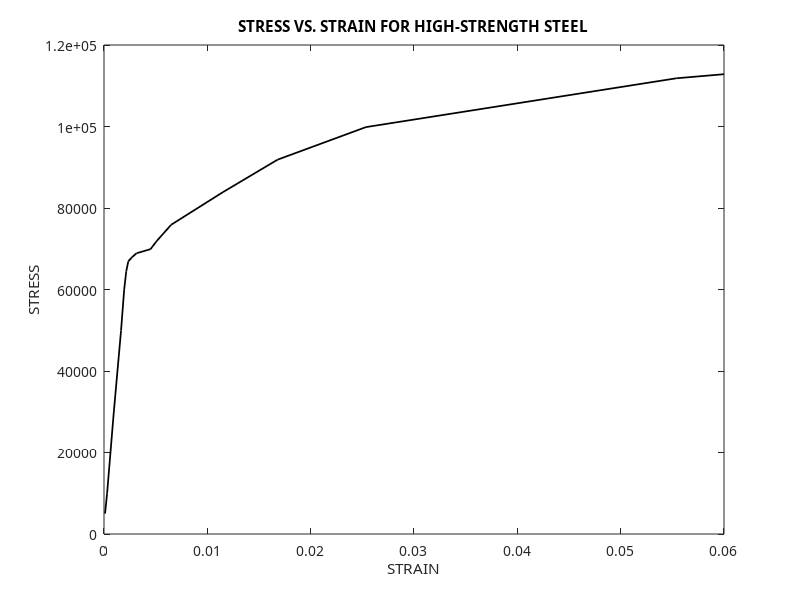

The MATLAB source for this figure:
%lbs
load = [1000 2000 6000 10000 12000 12900 13400 13600 13800 14000 14400 15200 16800 18400 20000 22400 22600];
%inches
elongation = [0.0002 0.0006 0.0019 0.0033 0.0039 0.0043 0.0047 0.0054 0.0063 0.0090 0.0102 0.0130 0.0230 0.0336 0.0507 0.1108 0.12];

stress = load./(pi/4*(.505)^2);
strain = elongation./2;

plot(strain,stress,'k','LineWidth',1.25);
title("STRESS VS. STRAIN FOR HIGH-STRENGTH STEEL");
xlabel("STRAIN");
ylabel("STRESS");
set(gca,'FontName','Poppins');
set(gca,'FontSize',10);
